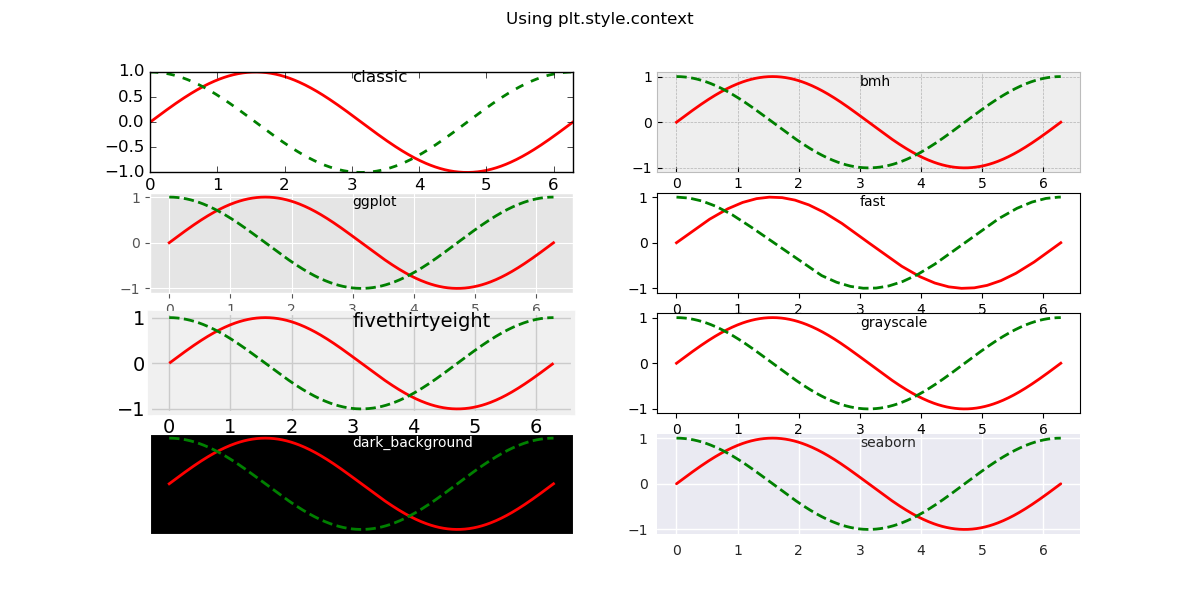

Reproduce this figure in Python.
#----------------------------------------------
#   CH_12_16_1_EX_1_Pyplot_Styles_LinePlot.py
#----------------------------------------------
import matplotlib.pyplot as plt
import numpy as np
#----- 定義不同圖表樣式
x = np.linspace(0., 2.*np.pi, 361)
ys = np.sin(x)
yc = np.cos(x)
styles = ['classic', 'bmh', 'ggplot', 'fast', 'fivethirtyeight', 'grayscale',\
          'dark_background', 'seaborn']
#----- 依定義依序繪製不同樣式之圖表
fig1 = plt.figure(figsize=(12, 6))
for ii in range(0, 8):   
    with plt.style.context(styles[ii]):
        plt.subplot(4, 2, ii+1)
        plt.plot(x, ys, 'r-', lw = 2, label = 'sin(x)')
        plt.plot(x, yc, 'g--', lw = 2, label = 'cos(x)')
        plt.text(3., 0.8, str(styles[ii]))
#
plt.suptitle('Using plt.style.context')
plt.savefig('CH_12_16_1_EX_1_Pyplot_Styles_LinePlot.png')
plt.show()



















































































	


